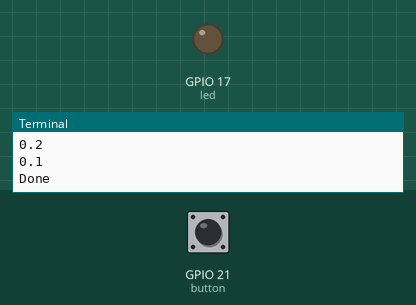
Recording of a program running on a simulated Raspberry Pi (BCM pin numbers). Parts: output pins drawn as LEDs (lit = HIGH), the last lines printed to the terminal. Inputs (shaded band) come from the test bench; at power-on: GPIO 21 (button) HIGH.

Above: at 7.2 s.
7.3 s: GPIO 21 (button) pulled LOW for 0.15 s
At 7.55 s:
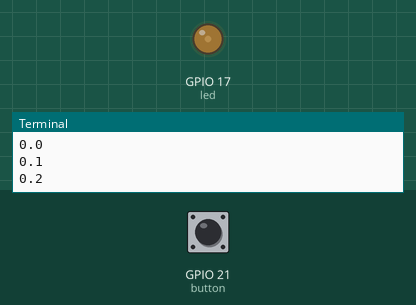
10.3 s: GPIO 21 (button) pulled LOW for 1 s
At 10.75 s:
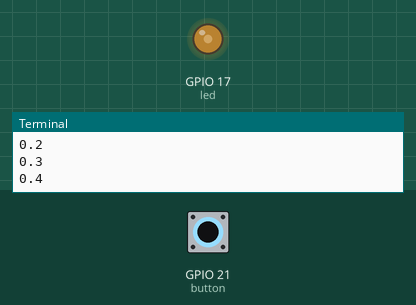
13.3 s: GPIO 21 (button) pulled LOW for 3.2 s
At 13.95 s:
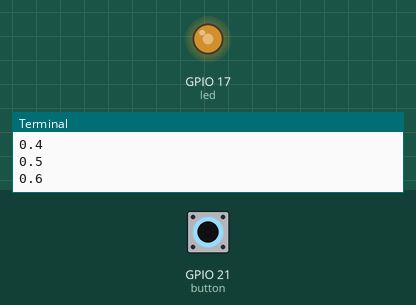
Timing chart, 0 to 16.8 s (numbered marks = the images above; inputs shaded):
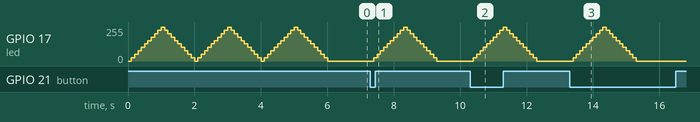

The program:

pulse.py
```python
from gpiozero import PWMLED, Button
from signal import pause
from time import sleep

print("Here we go!")

led = PWMLED(17)
button = Button(21)

def ledPulse(howLong = 5):
    print("Pulse")
    led.pulse()
    sleep(howLong)
    led.value = 0

def ledRamp(howMany = 1):
    print("Ramp")
    sleepTime = 0.1
    for j in range(howMany):
        for i in range(10):
            led.value = i / 10
            print(i / 10)
            sleep(sleepTime)
        for i in range(10, 0, -1):
            led.value = i / 10
            print(i / 10)
            sleep(sleepTime)
    led.value = 0

button.when_pressed = ledRamp

print("Start.")
# ledPulse()
ledRamp(3)
led.value = 0
print("Done")

pause()
```

Measured:
- after the input at 7.3 s, GPIO 17 (led): rises from 0/255 to 255/255 in 0.90 s, then falls to 0/255 in 1.0 s
- after the input at 10.3 s, GPIO 17 (led): rises from 0/255 to 255/255 in 0.90 s, then falls to 0/255 in 1.0 s
- after the input at 13.3 s, GPIO 17 (led): rises from 0/255 to 255/255 in 0.90 s, then falls to 0/255 in 1.0 s
